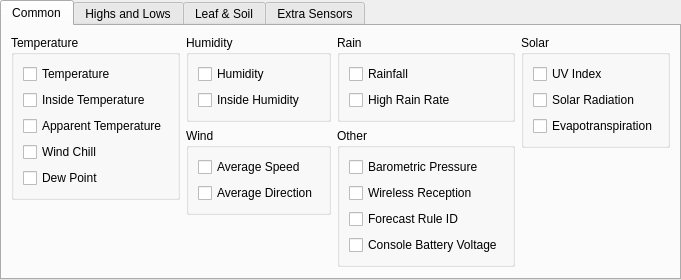
<?xml version="1.0" encoding="UTF-8"?>
<ui version="4.0">
 <class>ColumnPickerWidget</class>
 <widget class="QWidget" name="ColumnPickerWidget">
  <property name="geometry">
   <rect>
    <x>0</x>
    <y>0</y>
    <width>645</width>
    <height>256</height>
   </rect>
  </property>
  <property name="windowTitle">
   <string>Form</string>
  </property>
  <layout class="QGridLayout" name="gridLayout">
   <property name="leftMargin">
    <number>0</number>
   </property>
   <property name="topMargin">
    <number>0</number>
   </property>
   <property name="rightMargin">
    <number>0</number>
   </property>
   <property name="bottomMargin">
    <number>0</number>
   </property>
   <item row="0" column="0">
    <widget class="QTabWidget" name="tabWidget">
     <property name="currentIndex">
      <number>0</number>
     </property>
     <widget class="QWidget" name="tabCommon">
      <attribute name="title">
       <string>Common</string>
      </attribute>
      <attribute name="whatsThis">
       <string>Standard weather station sensors</string>
      </attribute>
      <layout class="QGridLayout" name="gridLayout_2">
       <item row="0" column="0">
        <layout class="QVBoxLayout" name="verticalLayout_17">
         <item>
          <widget class="QGroupBox" name="verticalGroupBox">
           <property name="title">
            <string>Temperature</string>
           </property>
           <layout class="QVBoxLayout" name="verticalLayout">
            <property name="leftMargin">
             <number>9</number>
            </property>
            <property name="topMargin">
             <number>9</number>
            </property>
            <property name="rightMargin">
             <number>9</number>
            </property>
            <property name="bottomMargin">
             <number>9</number>
            </property>
            <item>
             <widget class="QCheckBox" name="cbTemperature">
              <property name="whatsThis">
               <string>Average outside temperature over the archive period</string>
              </property>
              <property name="text">
               <string>Temperature</string>
              </property>
              <property name="checked">
               <bool>false</bool>
              </property>
             </widget>
            </item>
            <item>
             <widget class="QCheckBox" name="cbIndoorTemperature">
              <property name="whatsThis">
               <string>Average inside temperature over the archive period</string>
              </property>
              <property name="text">
               <string>Inside Temperature</string>
              </property>
             </widget>
            </item>
            <item>
             <widget class="QCheckBox" name="cbApparentTemperature">
              <property name="whatsThis">
               <string>Average apparent temperature over the archive period</string>
              </property>
              <property name="text">
               <string>Apparent Temperature</string>
              </property>
             </widget>
            </item>
            <item>
             <widget class="QCheckBox" name="cbWindChill">
              <property name="whatsThis">
               <string>Average wind chill over the archive period</string>
              </property>
              <property name="text">
               <string>Wind Chill</string>
              </property>
             </widget>
            </item>
            <item>
             <widget class="QCheckBox" name="cbDewPoint">
              <property name="whatsThis">
               <string>Average dew point over the archive period</string>
              </property>
              <property name="text">
               <string>Dew Point</string>
              </property>
             </widget>
            </item>
           </layout>
          </widget>
         </item>
         <item>
          <spacer name="verticalSpacer">
           <property name="orientation">
            <enum>Qt::Vertical</enum>
           </property>
           <property name="sizeHint" stdset="0">
            <size>
             <width>20</width>
             <height>0</height>
            </size>
           </property>
          </spacer>
         </item>
        </layout>
       </item>
       <item row="0" column="2">
        <layout class="QVBoxLayout" name="verticalLayout_19">
         <item>
          <widget class="QGroupBox" name="groupBox_2">
           <property name="title">
            <string>Rain</string>
           </property>
           <layout class="QVBoxLayout" name="verticalLayout_16">
            <item>
             <widget class="QCheckBox" name="cbRainfall">
              <property name="enabled">
               <bool>true</bool>
              </property>
              <property name="whatsThis">
               <string>Total rainfall over the archive period</string>
              </property>
              <property name="text">
               <string>Rainfall</string>
              </property>
              <property name="checked">
               <bool>false</bool>
              </property>
             </widget>
            </item>
            <item>
             <widget class="QCheckBox" name="cbRainRate">
              <property name="whatsThis">
               <string>Maximum recorded rain rate over the archive period</string>
              </property>
              <property name="text">
               <string>High Rain Rate</string>
              </property>
             </widget>
            </item>
           </layout>
          </widget>
         </item>
         <item>
          <widget class="QGroupBox" name="verticalGroupBox_4">
           <property name="title">
            <string>Other</string>
           </property>
           <layout class="QVBoxLayout" name="verticalLayout_5">
            <property name="leftMargin">
             <number>9</number>
            </property>
            <property name="topMargin">
             <number>9</number>
            </property>
            <property name="rightMargin">
             <number>9</number>
            </property>
            <property name="bottomMargin">
             <number>9</number>
            </property>
            <item>
             <widget class="QCheckBox" name="cbPressure">
              <property name="enabled">
               <bool>true</bool>
              </property>
              <property name="whatsThis">
               <string>Average barometric pressure over the archive period</string>
              </property>
              <property name="text">
               <string>Barometric Pressure</string>
              </property>
              <property name="checked">
               <bool>false</bool>
              </property>
             </widget>
            </item>
            <item>
             <widget class="QCheckBox" name="cbWirelessReception">
              <property name="whatsThis">
               <string>Average wireless reception quality over the archive period</string>
              </property>
              <property name="text">
               <string>Wireless Reception</string>
              </property>
             </widget>
            </item>
            <item>
             <widget class="QCheckBox" name="cbForecastRule">
              <property name="text">
               <string>Forecast Rule ID</string>
              </property>
             </widget>
            </item>
            <item>
             <widget class="QCheckBox" name="cbConsoleBatteryVoltage">
              <property name="text">
               <string>Console Battery Voltage</string>
              </property>
             </widget>
            </item>
           </layout>
          </widget>
         </item>
         <item>
          <spacer name="verticalSpacer_2">
           <property name="orientation">
            <enum>Qt::Vertical</enum>
           </property>
           <property name="sizeHint" stdset="0">
            <size>
             <width>20</width>
             <height>0</height>
            </size>
           </property>
          </spacer>
         </item>
        </layout>
       </item>
       <item row="0" column="3">
        <layout class="QVBoxLayout" name="verticalLayout_20">
         <item>
          <widget class="QGroupBox" name="gbSolar">
           <property name="title">
            <string>Solar</string>
           </property>
           <layout class="QVBoxLayout" name="verticalLayout_4">
            <property name="leftMargin">
             <number>9</number>
            </property>
            <property name="topMargin">
             <number>9</number>
            </property>
            <property name="rightMargin">
             <number>9</number>
            </property>
            <property name="bottomMargin">
             <number>9</number>
            </property>
            <item>
             <widget class="QCheckBox" name="cbUVIndex">
              <property name="whatsThis">
               <string>Average UV Index over the archive period</string>
              </property>
              <property name="text">
               <string>UV Index</string>
              </property>
             </widget>
            </item>
            <item>
             <widget class="QCheckBox" name="cbSolarRadiation">
              <property name="whatsThis">
               <string>Average Solar Radiation over the archive period</string>
              </property>
              <property name="text">
               <string>Solar Radiation</string>
              </property>
             </widget>
            </item>
            <item>
             <widget class="QCheckBox" name="cbEvapotranspiration">
              <property name="whatsThis">
               <string>Evapotranspiration - present only in the first sample of every hour.</string>
              </property>
              <property name="text">
               <string>Evapotranspiration</string>
              </property>
             </widget>
            </item>
           </layout>
          </widget>
         </item>
         <item>
          <spacer name="verticalSpacer_4">
           <property name="orientation">
            <enum>Qt::Vertical</enum>
           </property>
           <property name="sizeHint" stdset="0">
            <size>
             <width>0</width>
             <height>0</height>
            </size>
           </property>
          </spacer>
         </item>
        </layout>
       </item>
       <item row="0" column="1">
        <layout class="QVBoxLayout" name="verticalLayout_18">
         <item>
          <widget class="QGroupBox" name="groupBox">
           <property name="title">
            <string>Humidity</string>
           </property>
           <layout class="QVBoxLayout" name="verticalLayout_15">
            <item>
             <widget class="QCheckBox" name="cbHumidity">
              <property name="enabled">
               <bool>true</bool>
              </property>
              <property name="whatsThis">
               <string>Average outside relative humidity over the archive period</string>
              </property>
              <property name="text">
               <string>Humidity</string>
              </property>
              <property name="checked">
               <bool>false</bool>
              </property>
             </widget>
            </item>
            <item>
             <widget class="QCheckBox" name="cbIndoorHumidity">
              <property name="enabled">
               <bool>true</bool>
              </property>
              <property name="whatsThis">
               <string>Average inside relative humidity over the archive period</string>
              </property>
              <property name="text">
               <string>Inside Humidity</string>
              </property>
             </widget>
            </item>
           </layout>
          </widget>
         </item>
         <item>
          <widget class="QGroupBox" name="verticalGroupBox_2">
           <property name="title">
            <string>Wind</string>
           </property>
           <layout class="QVBoxLayout" name="verticalLayout_3">
            <property name="leftMargin">
             <number>9</number>
            </property>
            <property name="topMargin">
             <number>9</number>
            </property>
            <property name="rightMargin">
             <number>9</number>
            </property>
            <property name="bottomMargin">
             <number>9</number>
            </property>
            <item>
             <widget class="QCheckBox" name="cbWindSpeed">
              <property name="whatsThis">
               <string>Average wind speed over the archive period</string>
              </property>
              <property name="text">
               <string>Average Speed</string>
              </property>
             </widget>
            </item>
            <item>
             <widget class="QCheckBox" name="cbWindDirection">
              <property name="whatsThis">
               <string>Average wind direction over the archive period</string>
              </property>
              <property name="text">
               <string>Average Direction</string>
              </property>
             </widget>
            </item>
           </layout>
          </widget>
         </item>
         <item>
          <spacer name="verticalSpacer_3">
           <property name="orientation">
            <enum>Qt::Vertical</enum>
           </property>
           <property name="sizeHint" stdset="0">
            <size>
             <width>20</width>
             <height>0</height>
            </size>
           </property>
          </spacer>
         </item>
        </layout>
       </item>
      </layout>
     </widget>
     <widget class="QWidget" name="tabHighsAndLows">
      <attribute name="title">
       <string>Highs and Lows</string>
      </attribute>
      <attribute name="whatsThis">
       <string>Measured highs and lows during the archive period</string>
      </attribute>
      <layout class="QGridLayout" name="gridLayout_8">
       <item row="0" column="2">
        <layout class="QVBoxLayout" name="verticalLayout_8">
         <item>
          <widget class="QGroupBox" name="gbSolarHighs">
           <property name="title">
            <string>Solar</string>
           </property>
           <layout class="QVBoxLayout" name="verticalLayout_22">
            <item>
             <widget class="QCheckBox" name="cbHighSolarRadiation">
              <property name="whatsThis">
               <string>Maximum recorded solar radiation over the archive period</string>
              </property>
              <property name="text">
               <string>High Solar Radiation</string>
              </property>
             </widget>
            </item>
            <item>
             <widget class="QCheckBox" name="cbHighUVIndex">
              <property name="whatsThis">
               <string>Maximum recorded UV Index over the archive period</string>
              </property>
              <property name="text">
               <string>High UV Index</string>
              </property>
             </widget>
            </item>
           </layout>
          </widget>
         </item>
         <item>
          <spacer name="verticalSpacer_13">
           <property name="orientation">
            <enum>Qt::Vertical</enum>
           </property>
           <property name="sizeHint" stdset="0">
            <size>
             <width>0</width>
             <height>0</height>
            </size>
           </property>
          </spacer>
         </item>
        </layout>
       </item>
       <item row="0" column="1">
        <layout class="QVBoxLayout" name="verticalLayout_7">
         <item>
          <widget class="QGroupBox" name="gbWindGust">
           <property name="title">
            <string>Wind</string>
           </property>
           <layout class="QGridLayout" name="gridLayout_5">
            <item row="0" column="0">
             <widget class="QCheckBox" name="cbGustWindSpeed">
              <property name="whatsThis">
               <string>Maximum recorded wind speed over the archive period</string>
              </property>
              <property name="text">
               <string>Gust Speed</string>
              </property>
             </widget>
            </item>
            <item row="1" column="0">
             <widget class="QCheckBox" name="cbGustDirection">
              <property name="whatsThis">
               <string>Direction of maximum recorded wind speed over the archive period</string>
              </property>
              <property name="text">
               <string>Gust Direction</string>
              </property>
             </widget>
            </item>
           </layout>
          </widget>
         </item>
         <item>
          <spacer name="verticalSpacer_12">
           <property name="orientation">
            <enum>Qt::Vertical</enum>
           </property>
           <property name="sizeHint" stdset="0">
            <size>
             <width>0</width>
             <height>0</height>
            </size>
           </property>
          </spacer>
         </item>
        </layout>
       </item>
       <item row="0" column="0">
        <layout class="QVBoxLayout" name="verticalLayout_6">
         <item>
          <widget class="QGroupBox" name="gbTemperatureHighLow">
           <property name="title">
            <string>Temperature</string>
           </property>
           <layout class="QVBoxLayout" name="verticalLayout_21">
            <item>
             <widget class="QCheckBox" name="cbHighTemperature">
              <property name="whatsThis">
               <string>Maximum recorded outside temperature over the archive period</string>
              </property>
              <property name="text">
               <string>High Outside Temperature</string>
              </property>
             </widget>
            </item>
            <item>
             <widget class="QCheckBox" name="cbLowTemperature">
              <property name="whatsThis">
               <string>Minimum recorded outside temperature over the archive period</string>
              </property>
              <property name="text">
               <string>Low Outside Temperature</string>
              </property>
             </widget>
            </item>
           </layout>
          </widget>
         </item>
         <item>
          <spacer name="verticalSpacer_5">
           <property name="orientation">
            <enum>Qt::Vertical</enum>
           </property>
           <property name="sizeHint" stdset="0">
            <size>
             <width>0</width>
             <height>0</height>
            </size>
           </property>
          </spacer>
         </item>
        </layout>
       </item>
       <item row="0" column="3">
        <spacer name="horizontalSpacer">
         <property name="orientation">
          <enum>Qt::Horizontal</enum>
         </property>
         <property name="sizeType">
          <enum>QSizePolicy::Preferred</enum>
         </property>
         <property name="sizeHint" stdset="0">
          <size>
           <width>178</width>
           <height>0</height>
          </size>
         </property>
        </spacer>
       </item>
      </layout>
     </widget>
     <widget class="QWidget" name="tabLeafAndSoil">
      <attribute name="title">
       <string>Leaf &amp;&amp; Soil</string>
      </attribute>
      <attribute name="whatsThis">
       <string>Sensors attached to a Davis Leaf &amp; Soil Moisture/Temperature station</string>
      </attribute>
      <layout class="QGridLayout" name="gridLayout_6">
       <item row="0" column="0" rowspan="2">
        <widget class="QGroupBox" name="gbSoilMoisture">
         <property name="title">
          <string>Soil Moisture</string>
         </property>
         <layout class="QVBoxLayout" name="layoutSoilMoisture">
          <item>
           <widget class="QCheckBox" name="cbSoilMoisture1">
            <property name="toolTip">
             <string/>
            </property>
            <property name="whatsThis">
             <string>First soil moisture sensor</string>
            </property>
            <property name="text">
             <string>Soil Moisture 1</string>
            </property>
           </widget>
          </item>
          <item>
           <widget class="QCheckBox" name="cbSoilMoisture2">
            <property name="whatsThis">
             <string>Second soil moisture sensor</string>
            </property>
            <property name="text">
             <string>Soil Moisture 2</string>
            </property>
           </widget>
          </item>
          <item>
           <widget class="QCheckBox" name="cbSoilMoisture3">
            <property name="whatsThis">
             <string>Third soil moisture sensor</string>
            </property>
            <property name="text">
             <string>Soil Moisture 3</string>
            </property>
           </widget>
          </item>
          <item>
           <widget class="QCheckBox" name="cbSoilMoisture4">
            <property name="whatsThis">
             <string>Fourth soil moisture sensor</string>
            </property>
            <property name="text">
             <string>Soil Moisture 4</string>
            </property>
           </widget>
          </item>
         </layout>
        </widget>
       </item>
       <item row="0" column="3">
        <widget class="QGroupBox" name="gbLeafTemperature">
         <property name="title">
          <string>Leaf Temperature</string>
         </property>
         <layout class="QVBoxLayout" name="layoutLeafTemperature">
          <item>
           <widget class="QCheckBox" name="cbLeafTemperature1">
            <property name="whatsThis">
             <string>First leaf temperature sensor</string>
            </property>
            <property name="text">
             <string>Leaf Temperature 1</string>
            </property>
           </widget>
          </item>
          <item>
           <widget class="QCheckBox" name="cbLeafTemperature2">
            <property name="whatsThis">
             <string>Second leaf temperature sensor</string>
            </property>
            <property name="text">
             <string>Leaf Temperature 2</string>
            </property>
           </widget>
          </item>
         </layout>
        </widget>
       </item>
       <item row="0" column="1" rowspan="2">
        <widget class="QGroupBox" name="gbSoilTemperature">
         <property name="title">
          <string>Soil Temperature</string>
         </property>
         <layout class="QVBoxLayout" name="layoutSoilTemperature">
          <item>
           <widget class="QCheckBox" name="cbSoilTemperature1">
            <property name="whatsThis">
             <string>First soil temperature sensor</string>
            </property>
            <property name="text">
             <string>Soil Temperature 1</string>
            </property>
           </widget>
          </item>
          <item>
           <widget class="QCheckBox" name="cbSoilTemperature2">
            <property name="whatsThis">
             <string>Second soil temperature sensor</string>
            </property>
            <property name="text">
             <string>Soil Temperature 2</string>
            </property>
           </widget>
          </item>
          <item>
           <widget class="QCheckBox" name="cbSoilTemperature3">
            <property name="whatsThis">
             <string>Third soil temperature sensor</string>
            </property>
            <property name="text">
             <string>Soil Temperature 3</string>
            </property>
           </widget>
          </item>
          <item>
           <widget class="QCheckBox" name="cbSoilTemperature4">
            <property name="whatsThis">
             <string>Fourth soil temperature sensor</string>
            </property>
            <property name="text">
             <string>Soil Temperature 4</string>
            </property>
           </widget>
          </item>
         </layout>
        </widget>
       </item>
       <item row="1" column="2" rowspan="2">
        <spacer name="verticalSpacer_7">
         <property name="orientation">
          <enum>Qt::Vertical</enum>
         </property>
         <property name="sizeHint" stdset="0">
          <size>
           <width>0</width>
           <height>40</height>
          </size>
         </property>
        </spacer>
       </item>
       <item row="0" column="2">
        <widget class="QGroupBox" name="gbLeafWetness">
         <property name="title">
          <string>Leaf Wetness</string>
         </property>
         <layout class="QVBoxLayout" name="layoutLeafWetness">
          <item>
           <widget class="QCheckBox" name="cbLeafWetness1">
            <property name="whatsThis">
             <string>First leaf wetness sensor</string>
            </property>
            <property name="text">
             <string>Leaf Wetness 1</string>
            </property>
           </widget>
          </item>
          <item>
           <widget class="QCheckBox" name="cbLeafWetness2">
            <property name="whatsThis">
             <string>Second leaf wetness sensor</string>
            </property>
            <property name="text">
             <string>Leaf Wetness 2</string>
            </property>
           </widget>
          </item>
         </layout>
        </widget>
       </item>
       <item row="2" column="0">
        <spacer name="verticalSpacer_6">
         <property name="orientation">
          <enum>Qt::Vertical</enum>
         </property>
         <property name="sizeHint" stdset="0">
          <size>
           <width>0</width>
           <height>40</height>
          </size>
         </property>
        </spacer>
       </item>
      </layout>
     </widget>
     <widget class="QWidget" name="tabExtra">
      <attribute name="title">
       <string>Extra Sensors</string>
      </attribute>
      <attribute name="whatsThis">
       <string>Sensors attached to extra Temperature or Temperature &amp; Humidity stations on a Davis weather station</string>
      </attribute>
      <layout class="QGridLayout" name="gridLayout_7">
       <item row="0" column="2">
        <spacer name="horizontalSpacer_2">
         <property name="orientation">
          <enum>Qt::Horizontal</enum>
         </property>
         <property name="sizeType">
          <enum>QSizePolicy::Minimum</enum>
         </property>
         <property name="sizeHint" stdset="0">
          <size>
           <width>311</width>
           <height>20</height>
          </size>
         </property>
        </spacer>
       </item>
       <item row="0" column="1">
        <widget class="QGroupBox" name="gbExtraHumidity">
         <property name="title">
          <string>Humidity</string>
         </property>
         <layout class="QVBoxLayout" name="lExtraHumidity">
          <item>
           <widget class="QCheckBox" name="cbExtraHumidity1">
            <property name="whatsThis">
             <string>First extra humidity sensor</string>
            </property>
            <property name="text">
             <string>Extra Humidity 1</string>
            </property>
           </widget>
          </item>
          <item>
           <widget class="QCheckBox" name="cbExtraHumidity2">
            <property name="whatsThis">
             <string>Second extra humidity sensor</string>
            </property>
            <property name="text">
             <string>Extra Humidity 2</string>
            </property>
           </widget>
          </item>
         </layout>
        </widget>
       </item>
       <item row="0" column="0" rowspan="2">
        <widget class="QGroupBox" name="gbExtraTemperature">
         <property name="title">
          <string>Temperature</string>
         </property>
         <layout class="QVBoxLayout" name="lExtraTemperature">
          <item>
           <widget class="QCheckBox" name="cbExtraTemperature1">
            <property name="whatsThis">
             <string>First extra temperature sensor</string>
            </property>
            <property name="text">
             <string>Extra Temperature 1</string>
            </property>
           </widget>
          </item>
          <item>
           <widget class="QCheckBox" name="cbExtraTemperature2">
            <property name="whatsThis">
             <string>Second extra temperature sensor</string>
            </property>
            <property name="text">
             <string>Extra Temperature 2</string>
            </property>
           </widget>
          </item>
          <item>
           <widget class="QCheckBox" name="cbExtraTemperature3">
            <property name="whatsThis">
             <string>Third extra temperature sensor</string>
            </property>
            <property name="text">
             <string>Extra Temperature 3</string>
            </property>
           </widget>
          </item>
         </layout>
        </widget>
       </item>
       <item row="2" column="0">
        <spacer name="verticalSpacer_9">
         <property name="orientation">
          <enum>Qt::Vertical</enum>
         </property>
         <property name="sizeHint" stdset="0">
          <size>
           <width>0</width>
           <height>40</height>
          </size>
         </property>
        </spacer>
       </item>
       <item row="1" column="1" rowspan="2">
        <spacer name="verticalSpacer_8">
         <property name="orientation">
          <enum>Qt::Vertical</enum>
         </property>
         <property name="sizeHint" stdset="0">
          <size>
           <width>0</width>
           <height>40</height>
          </size>
         </property>
        </spacer>
       </item>
      </layout>
     </widget>
    </widget>
   </item>
  </layout>
 </widget>
 <tabstops>
  <tabstop>cbTemperature</tabstop>
  <tabstop>cbIndoorTemperature</tabstop>
  <tabstop>cbApparentTemperature</tabstop>
  <tabstop>cbWindChill</tabstop>
  <tabstop>cbDewPoint</tabstop>
  <tabstop>cbHumidity</tabstop>
  <tabstop>cbIndoorHumidity</tabstop>
  <tabstop>cbWindSpeed</tabstop>
  <tabstop>cbWindDirection</tabstop>
  <tabstop>cbRainfall</tabstop>
  <tabstop>cbRainRate</tabstop>
  <tabstop>cbPressure</tabstop>
  <tabstop>cbWirelessReception</tabstop>
  <tabstop>cbUVIndex</tabstop>
  <tabstop>cbSolarRadiation</tabstop>
  <tabstop>cbEvapotranspiration</tabstop>
  <tabstop>cbHighTemperature</tabstop>
  <tabstop>cbLowTemperature</tabstop>
  <tabstop>cbGustWindSpeed</tabstop>
  <tabstop>cbGustDirection</tabstop>
  <tabstop>cbHighSolarRadiation</tabstop>
  <tabstop>cbHighUVIndex</tabstop>
  <tabstop>cbSoilMoisture1</tabstop>
  <tabstop>cbSoilMoisture2</tabstop>
  <tabstop>cbSoilMoisture3</tabstop>
  <tabstop>cbSoilMoisture4</tabstop>
  <tabstop>cbSoilTemperature1</tabstop>
  <tabstop>cbSoilTemperature2</tabstop>
  <tabstop>cbSoilTemperature3</tabstop>
  <tabstop>cbSoilTemperature4</tabstop>
  <tabstop>cbLeafWetness1</tabstop>
  <tabstop>cbLeafWetness2</tabstop>
  <tabstop>cbLeafTemperature1</tabstop>
  <tabstop>cbLeafTemperature2</tabstop>
  <tabstop>cbExtraTemperature1</tabstop>
  <tabstop>cbExtraTemperature2</tabstop>
  <tabstop>cbExtraTemperature3</tabstop>
  <tabstop>cbExtraHumidity1</tabstop>
  <tabstop>cbExtraHumidity2</tabstop>
  <tabstop>tabWidget</tabstop>
 </tabstops>
 <resources/>
 <connections/>
</ui>
